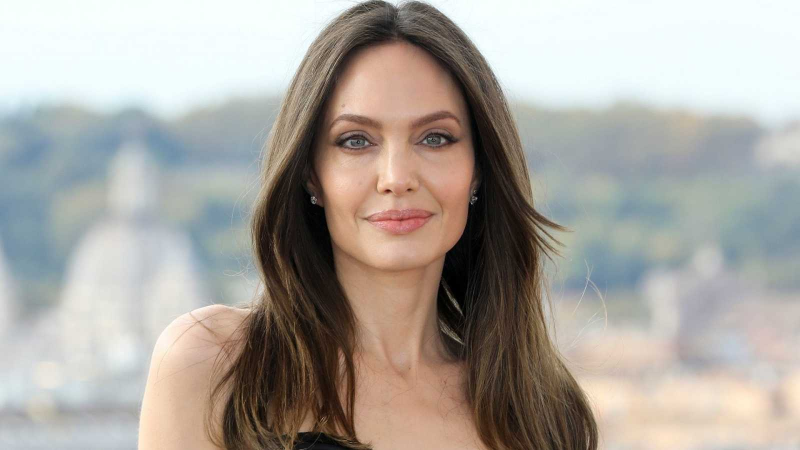
#> input picture FER2013/DeepFace/Example/example.jpg, 1600 x 900 px (shown at 1/2 size); its folder holds only this picture in this run
$ jupyter execute face_extractor_HAAR.ipynb
#> lines starting #> are read from the running program, lines starting #| are printed output that depends on the picture
[cell 1]
# https://youtu.be/9T9L9HoUFZ0
"""
Author: Dr. Sreenivas Bhattiprolu
Load images, extract faces and save them to a new directory.
Dataset: https://www.kaggle.com/jessicali9530/celeba-dataset
Haarcascade models...
https://github.com/opencv/opencv/tree/master/data/haarcascades
"""

#######################################################################

#Extract faces
import cv2
import glob
import os

[cell 2]
face_cascade = cv2.CascadeClassifier(cv2.data.haarcascades+'haarcascade_frontalface_default.xml')

[cell 3]
#select the path
path = "dataset/Example/*.*"
img_number = 1  #Start an iterator for image number.

img_list = glob.glob(path)

#Extract faces from a subset of images to be used for training.
#Resize to 128x128
for file in img_list[0:25000]:
    print(file)     #just stop here to see all file names printed
    img= cv2.imread(file, 1)  #now, we can read each file since we have the full path
#> img is the input picture: shape (900, 1600, 3); mean B, G, R 158.9, 165.6, 170.8
    gray = cv2.cvtColor(img, cv2.COLOR_BGR2GRAY)
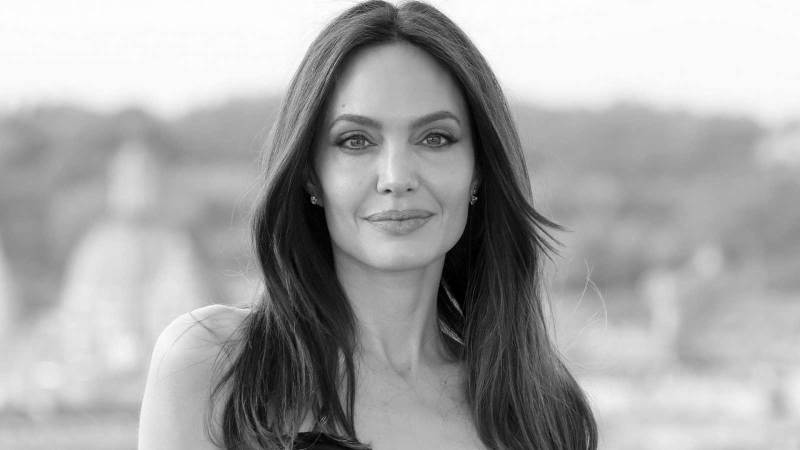
#> gray: shape (900, 1600) (shown at 1/2 size); min 0, max 255, mean 166.4
    faces = face_cascade.detectMultiScale(gray, 1.1, 2)
#> faces = [[668, 474, 193, 193], [132, 462, 234, 234], [587, 124, 411, 411]]
    try:
        for (x,y,w,h) in faces:
            roi_color = img[y:y+h, x:x+w]
#> this loop made 3 passes
#> pass 1, `roi_color = img[y:y+h, x:x+w]`:
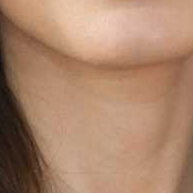
#> roi_color: shape (193, 193, 3); mean B, G, R 107.9, 133.1, 171
#> pass 2, `roi_color = img[y:y+h, x:x+w]`:
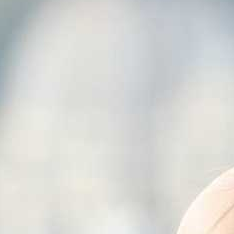
#> roi_color: shape (234, 234, 3); mean B, G, R 213.9, 217.1, 216.2
#> pass 3, `roi_color = img[y:y+h, x:x+w]`:
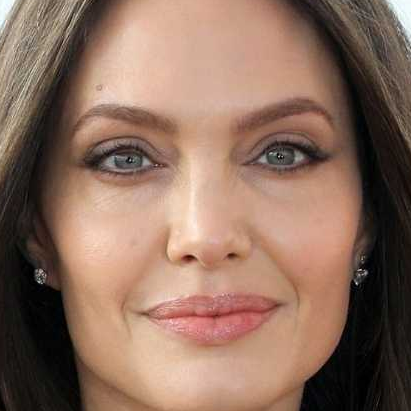
#> roi_color: shape (411, 411, 3); mean B, G, R 93.8, 109.7, 140.1
        resized = cv2.resize(roi_color, (128,128))
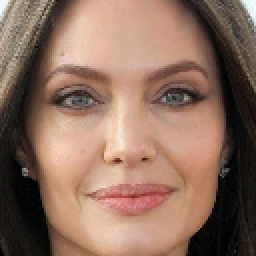
#> resized: shape (128, 128, 3) (shown 2 times larger); mean B, G, R 93.7, 109.6, 140
        cv2.imwrite("extracted_faces/"+str(img_number)+".jpg", resized)
    except:
        print("No faces detected")


    img_number +=1

$ run again, on FER2013/DeepFace/Example/example2.jpg
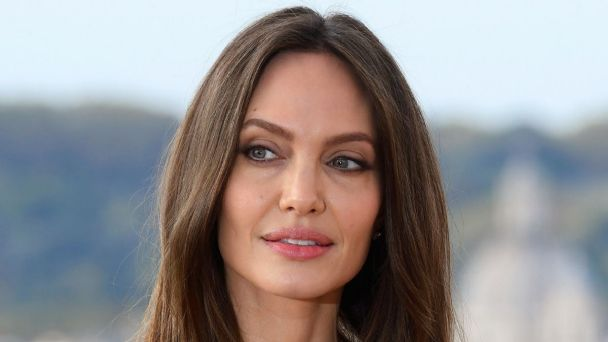
#> input picture FER2013/DeepFace/Example/example2.jpg, 608 x 342 px
#> img is the input picture: shape (342, 608, 3); mean B, G, R 144, 143.3, 148
#> `gray = cv2.cvtColor(img, cv2.COLOR_BGR2GRAY)`:
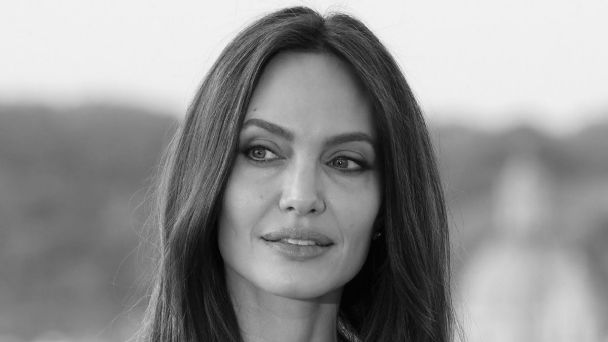
#> gray: shape (342, 608); min 0, max 251, mean 144.8
#> faces = [[195, 79, 214, 214]]
#> the loop `for (x,y,w,h) in faces:` made 1 pass
#> pass 1, `roi_color = img[y:y+h, x:x+w]`:
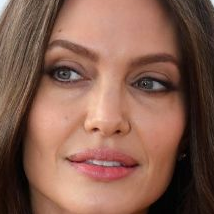
#> roi_color: shape (214, 214, 3); mean B, G, R 79.9, 95, 134.4
